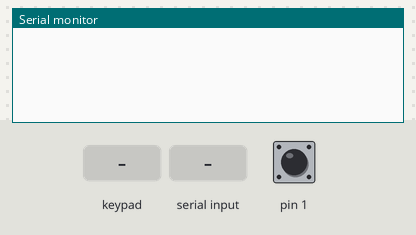
A sketch run on a simulated Arduino Leonardo, built with avr-gcc and run on an emulated ATmega32U4. Parts: the last lines printed to the serial monitor. Wiring (inferred from the names in the program): 4×4 keypad with keys 1 2 3 A 4 5 6 B 7 8 9 C * 0 # D (labels assumed): rows pin 21, pin 20, pin 19, pin 18; columns pin 2, pin 3, pin 4, pin 5. Inputs (shaded band) come from the test bench; at power-on: pin 1 HIGH.

Above: at 1.2 s.
1.3 s: key '1' pressed
At 1.7 s:
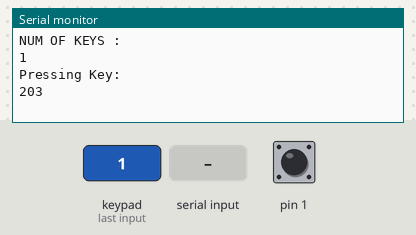
2.8 s: "90,45,200\n" received over Serial
At 3.2 s:
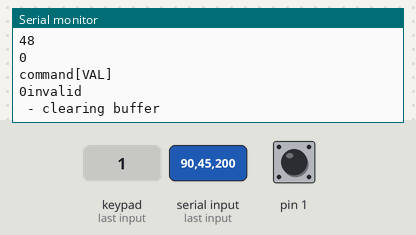
4.3 s: "30,150,10\n" received over Serial
At 5.5 s:
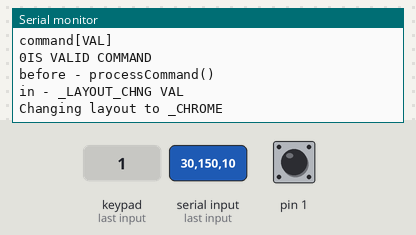
5.8 s: "90,45\n" received over Serial
At 6.5 s:
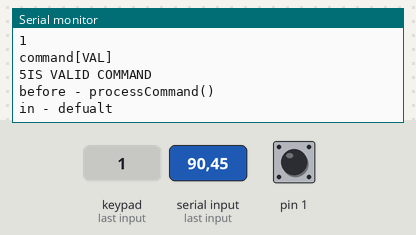
7.3 s: "13\n" received over Serial
At 8.5 s:
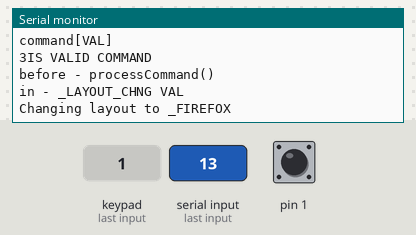
8.8 s: keypad keys 1 2 3 4 pressed 0.4 s apart
At 10.7 s:
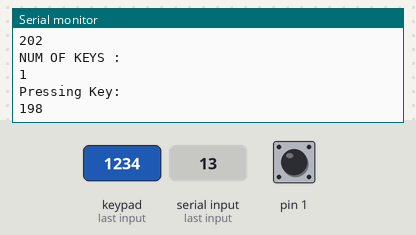
Timing chart, 0 to 12.2 s (numbered marks = the images above; inputs shaded):
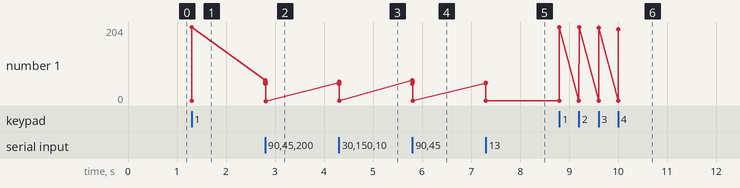

Measured:
- after the input at 1.3 s, the serial monitor: prints a new line at once (image 1)
- after the input at 2.8 s, the serial monitor: prints a new line at once (image 2)
- after the input at 4.3 s, the serial monitor: prints a new line at once (image 3)
- after the input at 5.8 s, the serial monitor: prints a new line at once (image 4)
- after the input at 7.3 s, the serial monitor: prints a new line at once (image 5)
- after the input at 8.8 s, the serial monitor: prints a new line at once (image 6)
- plotted number 1: 203 → 0 after the input at 2.8 s, 1 → 198 after the input at 8.8 s

The sketch:

CPK.ino
```cpp
// Key definitions
#define EMPTY_KEY '\0'

// Pin definitions
#define BUTTON_PIN1 2
#define BUTTON_PIN2 3
#define BUTTON_PIN3 4
#define BUTTON_PIN4 5
#define BUTTON_PIN5 6
#define BUTTON_PIN6 7
#define BUTTON_PIN7 8
#define BUTTON_PIN8 9

#define LAYOUT_ortho_4x4( \
 K00, K01, K02, K03, \
 K10, K11, K12, K13, \
 K20, K21, K22, K23, \
 K30, K31, K32, K33  \
) { \
 { K00, K01, K02, K03 }, \
 { K10, K11, K12, K13 }, \
 { K20, K21, K22, K23 }, \
 { K30, K31, K32, K33 }  \
}

#include "Keyboard.h"

enum layer_names {
    _CHROME,
    _INTELLIJ,
    _FIREFOX,
    _VSCODE
 };

int SELECTED_LAYER = _CHROME;

// MATRIX_ROW_PINS { F4, F5, F6, F7 }
byte rows[] = {21, 20, 19, 18};
const int MATRIX_ROWS = sizeof(rows)/sizeof(rows[0]);

// MATRIX_COL_PINS { D1, D0, D4, C6 }
byte cols[] = {2,3,4,5};
const int MATRIX_COLS = sizeof(cols)/sizeof(cols[0]);

// Serial Read Constants
#define  BAUD_RATE    9600
#define  MAX_CMD_LEN   2

/* Command structure:
       1    1
      CMD  VAL
*/

// Corresponding offests:
#define CMD   0
#define VAL   1

 // Corresponding Commands:
enum CMD_OPTIONS {
    _ID,
    _LAYOUT_CHNG,
};

const int CMD_OPT_LEN = 3;

// Serial command reader helper class
class SerialCommandReader {
  public:
  uint8_t command[MAX_CMD_LEN];

  SerialCommandReader() {
    command[CMD] = 0;
    command[VAL] = 0;
  }

  void addByte(uint8_t b) {
    if(b == 59 || b == 10 || b == 13) {
        if(!isValidCommand()) {
          Serial.println("invalid");
            clearBuffer();
        } else {
          Serial.println("before - processCommand()");
            processCommand();
        }
    }
    else if(cmdPosition >= MAX_CMD_LEN) {
        // Overflow command
        Serial.println(" - OVERFLOW");
        clearBuffer();
        addByte(b);
    } else if(!isNumeric(b)) {
        clearBuffer();
    }  else {
        Serial.println(" - got char");
        Serial.println(b);
        command[cmdPosition] = b - 48;
        cmdPosition++;
    }
  }

  boolean isNumeric(uint8_t b) {
    boolean ret = false;
    if(b >= 48 && b <= 57) {
      ret = true;
    }
    return ret;
  }

  boolean isValidCommand() {
    Serial.println(MAX_CMD_LEN == cmdPosition);
    Serial.println("command[VAL]");
    Serial.print(command[VAL]);

    if(MAX_CMD_LEN == cmdPosition) {
      for (int x = 0; x < CMD_OPT_LEN; x++) {
        if(atoi(command[VAL]) == x) {
          Serial.println("IS VALID COMMAND");
          return true;
        }
      }
    }
    return false;
  }

  void clearBuffer() {
    Serial.println(" - clearing buffer");
    cmdPosition = 0;
    for (int x = 0; x < MAX_CMD_LEN; x++) {
      command[x] = 0;
    }
  }

  void readInput() {
    uint8_t inByte = Serial.read();
    addByte(inByte);
  }

  void processCommand() {
    switch(command[CMD]) {
      case _ID:
        // do ID stuff
        Serial.println("in - ID");
        break;
      case _LAYOUT_CHNG:
        //do change layout stuff
        Serial.println("in - _LAYOUT_CHNG VAL ");
        changeLayoutCmd(command[VAL]);
        break;
      default:
        Serial.println("in - defualt");
        break;
    }
  }

  void changeLayoutCmd(byte input) {
    switch(input) {
        case _CHROME:
          Serial.println("Changing layout to _CHROME");
          SELECTED_LAYER = _CHROME;
          break;
        case _INTELLIJ:
          Serial.println("Changing layout to _INTELLIJ");
          SELECTED_LAYER = _INTELLIJ;
          break;
        case _FIREFOX:
          Serial.println("Changing layout to _FIREFOX");
          SELECTED_LAYER = _FIREFOX;
          break;
        case _VSCODE:
          Serial.println("Changing layout to _FIREFOX");
          SELECTED_LAYER = _VSCODE;
          break;
        default:
          Serial.println("NO SUCH LAYOUT");
          break;
    }
  }
  private:
  unsigned int cmdPosition = 0;
};

// Button helper class for handling press/release and debouncing
class button {
  public:
  const uint8_t *keysArray;
  int numOfKeys;

  button(const uint8_t keys[], int size) : keysArray(keys), numOfKeys(size) {}

  void press(boolean state){
    if(state == pressed || (millis() - lastPressed  <= debounceTime)){
      return;
    }
    lastPressed = millis();
    if(state == true) {
      Serial.println("NUM OF KEYS :");
      Serial.println(numOfKeys);
      for (int i = 0; i < numOfKeys; i++) {
        if(keysArray[i] != EMPTY_KEY) {
          Serial.println("Pressing Key:");
          Serial.println(keysArray[i]);
          Keyboard.press(keysArray[i]);
        }
      }
    } else {
      for (int i = 0; i < numOfKeys; i++) {
        if(keysArray[i] != EMPTY_KEY) {
          Keyboard.release(keysArray[i]);
        }
      }
    }
    pressed = state;
  }

  void debug(const uint8_t keyToPrint) {
    Serial.println(keyToPrint);
  }

  void update(int status){
    press(!status);
  }

  private:
  const long debounceTime = 30;
  unsigned long lastPressed;
  boolean pressed = 0;
};

// ** Macros setup **

// Debugging
// 1. Step Over
const uint8_t stepOverIntellij[] = {KEY_F8};
const uint8_t stepOverFireFox[] = {KEY_F10};
const uint8_t stepOverVSCode[] = {KEY_F10};
// 2. Step into
const uint8_t stepIntoIntellij[] = {KEY_F7};
const uint8_t stepIntoFireFox[] = {KEY_F11};
const uint8_t stepIntoVSCode[] = {KEY_F11};
// 3. Toggle breakpoint
const uint8_t toggleBreakpointIntellij[] = {KEY_LEFT_CTRL, KEY_F8};
const uint8_t toggleBreakpointFireFox[] = {KEY_LEFT_CTRL, 'b'};
const uint8_t nextBreakPointVSCode[] = {KEY_F9};
// 4. Next breakpoint
const uint8_t nextBreakPointIntellij[] = {KEY_F9};
const uint8_t nextBreakPointFireFox[] = {KEY_F8};
const uint8_t continueVSCode[] = {KEY_F5};
// IDE
// 5. Start program
const uint8_t startIntellij[] = {KEY_LEFT_SHIFT, KEY_F10};
const uint8_t openConsoleFireFox[] = {KEY_LEFT_CTRL, KEY_LEFT_SHIFT, 'k'};
const uint8_t startVSCode[] = {KEY_F5};
// 6. Stop program
const uint8_t stopIntellij[] = {KEY_LEFT_CTRL, KEY_F2};
const uint8_t closeConsoleFireFox[] = {KEY_LEFT_CTRL, KEY_LEFT_SHIFT, 'i'};
const uint8_t stopVSCode[] = {KEY_LEFT_SHIFT, KEY_F5};
// 7. Next tab
const uint8_t nextTabIntellij[] = {KEY_RIGHT_ALT, KEY_LEFT_ARROW};
const uint8_t nextTabFireFoxChrome[] = {KEY_LEFT_CTRL, KEY_TAB};
const uint8_t nextTabVSCode[] = {KEY_LEFT_CTRL, KEY_TAB};
// 8. Previous tab
const uint8_t prevTabIntellij[] = {KEY_RIGHT_ALT, KEY_RIGHT_ARROW};
const uint8_t prevTabFireFoxChrome[] = {KEY_LEFT_CTRL, KEY_LEFT_SHIFT, KEY_TAB};
const uint8_t prevTabVSCode[] = {KEY_LEFT_CTRL, KEY_LEFT_SHIFT, KEY_TAB};
// 9. Command search
const uint8_t searchCommandIntellij[] = {KEY_LEFT_CTRL, KEY_LEFT_SHIFT, 'a'};
const uint8_t searchCommandVSCode[] = {KEY_LEFT_CTRL, KEY_LEFT_SHIFT, 'p'};

// Navigation
// 10. Navigate last edit location
const uint8_t lastEditLocationIntellij[] = {KEY_LEFT_CTRL, KEY_LEFT_SHIFT, KEY_BACKSPACE};
const uint8_t goBackVSCode[] = {KEY_LEFT_ALT,KEY_LEFT_ARROW};
// 11. Go to Implementation
const uint8_t goToImplementationIntellij[] = {KEY_LEFT_CTRL, KEY_LEFT_ALT, 'b'};
const uint8_t goToImplementationVSCode[] = {KEY_F10};
// 12. Next error
const uint8_t nextErrorIntellij[] = {KEY_F2};
const uint8_t nextErrorVSCode[] = {KEY_F8};

// Search
// 13. Search everywhere
const uint8_t searchEverywhereIntellij[] = {KEY_LEFT_CTRL, KEY_LEFT_SHIFT, 'f'};
const uint8_t searchInFilesFireFox[] = {KEY_LEFT_CTRL, KEY_LEFT_SHIFT, 'f'};
const uint8_t searchInFilesVSCode[] = {KEY_LEFT_CTRL, KEY_LEFT_SHIFT, 'f'};
// 14. replace
const uint8_t replaceIntellij[] = {KEY_LEFT_CTRL, 'r'};
const uint8_t goToFileFireFox[] = {KEY_LEFT_CTRL, 'p'};
const uint8_t goToFileVSCode[] = {KEY_LEFT_CTRL, 'h'};

// Git
// 15. Commit
const uint8_t gitCommitIntellij[] = {KEY_LEFT_CTRL, 'k'};
// 16. Push
const uint8_t gitPushIntellij[] = {KEY_LEFT_CTRL, KEY_LEFT_SHIFT, 'k'};


// Empty command
const uint8_t empty[] = {};


// Test
// const uint8_t k1[] = {'1'};
// const uint8_t k2[] = {'2'};
// const uint8_t k3[] = {'3'};
// const uint8_t k4[] = {'4'};
// const uint8_t k5[] = {'5'};
// const uint8_t k6[] = {'6'};
// const uint8_t k7[] = {'7'};
// const uint8_t k8[] = {'8'};
// const uint8_t k9[] = {'9'};
// const uint8_t k10[] = {'0'};
// const uint8_t k11[] = {'a'};
// const uint8_t k12[] = {'b'};
// const uint8_t k13[] = {'c'};
// const uint8_t k14[] = {'d'};
// const uint8_t k15[] = {'e'};
// const uint8_t k16[] = {'f'};
//[_TEST] = LAYOUT_ortho_4x4(button(k1,1), button(k2,1), button(k3,1), button(k4,1), button(k5,1), button(k6,1), button(k7,1), button(k8,1), button(k9,1), button(k10,1), button(k11,1), button(k12,1), button(k13,1), button(k14,1), button(k15,1), button(k16,1))


// button objects, organized in array
const button buttons[][MATRIX_ROWS][MATRIX_COLS] = {
  [_CHROME] = LAYOUT_ortho_4x4(button(stepOverFireFox,1), button(stepIntoFireFox,1), button(toggleBreakpointFireFox,2),button(nextBreakPointFireFox,1), button(openConsoleFireFox,3), button(closeConsoleFireFox,3), button(nextTabFireFoxChrome,2), button(prevTabFireFoxChrome,3), button(empty,0), button(empty,0), button(empty,0), button(empty,0), button(searchInFilesFireFox,3), button(goToFileFireFox,2), button(empty,0), button(empty,0)),
  [_INTELLIJ] = LAYOUT_ortho_4x4(button(stepOverIntellij,1), button(stepIntoIntellij,1), button(toggleBreakpointIntellij,2),button(nextBreakPointIntellij,1), button(startIntellij,2), button(stopIntellij,2), button(nextTabIntellij,2), button(prevTabIntellij,2), button(searchCommandIntellij,3), button(lastEditLocationIntellij,3), button(goToImplementationIntellij,3), button(nextErrorIntellij,1), button(searchEverywhereIntellij,3), button(replaceIntellij,2), button(gitCommitIntellij,2), button(gitPushIntellij,3)),
  [_FIREFOX] = LAYOUT_ortho_4x4(button(stepOverFireFox,1), button(stepIntoFireFox,1), button(toggleBreakpointFireFox,2),button(nextBreakPointFireFox,1), button(openConsoleFireFox,3), button(closeConsoleFireFox,3), button(nextTabFireFoxChrome,2), button(prevTabFireFoxChrome,3), button(empty,0), button(empty,0), button(empty,0), button(empty,0), button(searchInFilesFireFox,3), button(goToFileFireFox,2), button(empty,0), button(empty,0)),
  [_VSCODE] = LAYOUT_ortho_4x4(button(stepOverVSCode,1), button(stepIntoVSCode,1), button(nextBreakPointVSCode,1), button(continueVSCode,1), button(startVSCode,1), button(stopVSCode,2), button(nextTabVSCode,2), button(prevTabVSCode,3), button(searchCommandVSCode,3), button(goBackVSCode,2), button(goToImplementationVSCode,1), button(nextErrorVSCode,1), button(searchInFilesVSCode,3), button(goToFileVSCode,2), button(empty,0), button(empty,0))
};

// Helper for Serial communication and comman building.
SerialCommandReader scmdr;

void setup() {
  // Safety check. Ground pin #1 (RX) to cancel keyboard inputs.
  pinMode(1, INPUT_PULLUP);

  // Serial setup
  Serial.begin(BAUD_RATE);

  // Matrix setup
  for(int x=0; x<MATRIX_ROWS; x++) {
      pinMode(rows[x], INPUT);
  }
  for (int x=0; x<MATRIX_COLS; x++) {
      pinMode(cols[x], INPUT_PULLUP);
  }

}

void readMatrix() {
    // iterate the columns
    for (int rowIndex=0; rowIndex < MATRIX_ROWS; rowIndex++) {
      byte rowCol = rows[rowIndex];
      pinMode(rowCol, OUTPUT);
      digitalWrite(rowCol, LOW);

      for (int colIndex=0; colIndex < MATRIX_COLS; colIndex++) {
        // col: set to output to low
        byte curCol = cols[colIndex];
        pinMode(curCol, INPUT_PULLUP);
        // Update buttons status
        buttons[SELECTED_LAYER][rowIndex][colIndex].update(digitalRead(curCol));
        pinMode(curCol, INPUT);
      }
      // disable the column
      pinMode(rowCol, INPUT);
    }
}

void serialRead() {
  // for incoming serial data
  if (Serial.available() > 0) {
    scmdr.readInput();
  }

}

void loop() {
  // Do nothing in case of a problem, short RX1 and GND
  if(!digitalRead(1)){
    failsafe();
  }
  serialRead();
  readMatrix();
}

void failsafe(){
  // Do nothing.
  for(;;){}
}
```
